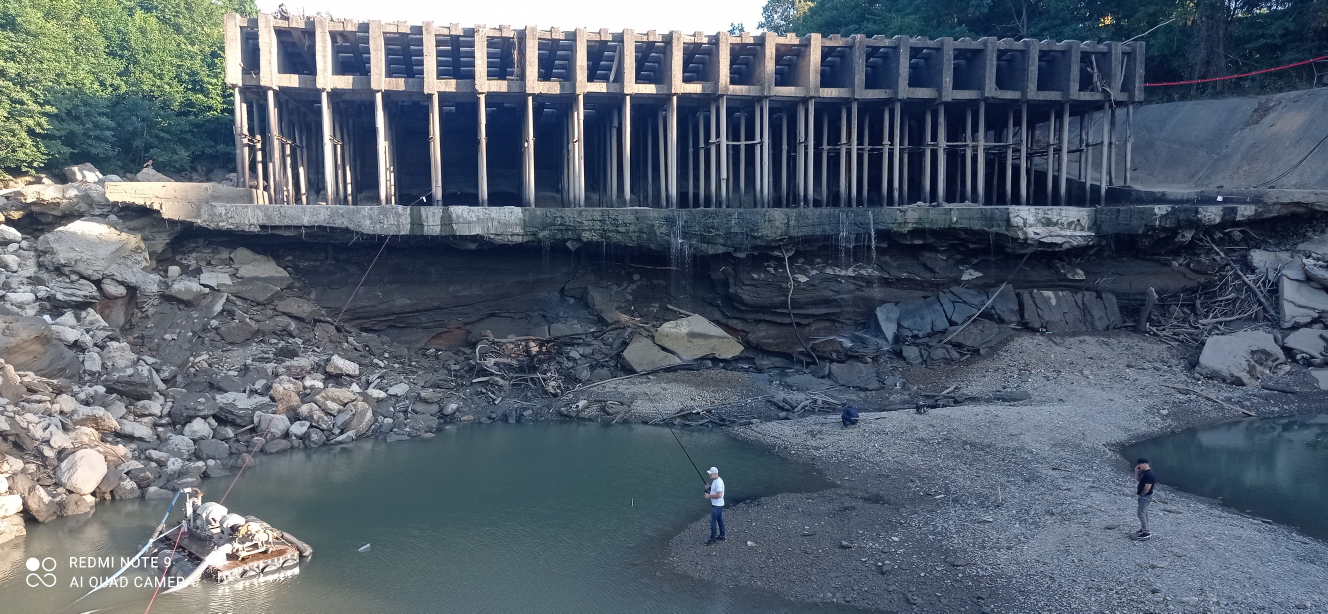
#> input picture img_1.jpg, 3984 x 1840 px, found by its file name (shown at 1/3 size)
$ jupyter execute --allow-errors lr1.ipynb
#> lines starting #> are read from the running program, lines starting #| are printed output that depends on the picture
## Лабораторна робота №1
**Виконав:** Кравцов Дмитро
**Університет:** Одеський національний морський університет
**Спеціальність:** 122 Комп’ютерні науки
**Дисципліна:** Надійність та безпека інформаційних систем

### Опис роботи
Мета цієї лабораторної роботи полягає у вивченні стійкості матричних розкладів (сингулярного та спектрального) до впливу різних типів шумів. У процесі роботи було виконано аналіз цифрових зображень шляхом їх перетворення на матриці, додавання збурень та розкладання на компоненти. Отримані результати дозволили дослідити стійкість сингулярних чисел і векторів, а також оцінити вплив збурень на основні характеристики даних. Такий підхід є важливим для розуміння роботи інформаційних систем в умовах зовнішніх впливів та шумів.

[cell 1]
import cv2
import numpy as np
import matplotlib.pyplot as plt

# Завантажуємо зображення
image = cv2.imread("img_2.jpg")
#> (the rest of this cell did not finish here and is left out)

[cell 2]
# Встановлюємо розмір блоку
N = 400

# Визначаємо центр зображення
#> (the rest of this cell did not finish here and is left out)

#> (a cell that did not finish here is left out)

[cell 4]
import numpy as np

# Виконуємо сингулярне розкладання матриці A
#> (the rest of this cell did not finish here and is left out)

[cell 5]
# Функція для додавання гауссівського шуму
# [12 lines left out: function add_gaussian_noise, not called in this run]

# Додаємо гауссівський шум до центрального блоку
#> (the rest of this cell did not finish here and is left out)

#> (a cell that did not finish here is left out)

# Пояснення графіків

### Перший графік (збурення сингулярних чисел)
Графік демонструє, що сингулярні числа стійкі до шуму. Лише перше сингулярне число має значне збурення, оскільки воно містить основну інформацію про матрицю. Інші числа майже не змінюються, що підтверджує їх нечутливість до збурень.

### Другий графік (збурення сингулярних векторів)
На графіку видно, що сингулярні вектори більш чутливі до шуму. Найменші зміни спостерігаються у векторів, що відповідають найбільшим сингулярним числам, а найбільші збурення – у векторів, пов’язаних з меншими сингулярними числами.

### Висновок
Сингулярні числа є нечутливими до шуму, тоді як сингулярні вектори демонструють чутливість, яка зменшується зі збільшенням значень сингулярних чисел.

[cell 7]
# Функция для обчислення відокремленості сингулярного числа (SVD gap)
# [13 lines left out: function svd_gap, not called in this run]

# Обчислюємо відокремленість для всіх сингулярних чисел
#> (the rest of this cell did not finish here and is left out)

#> (a cell that did not finish here is left out)

# Пояснення до результатів

### Що робить код:
1. **Обчислення норми різниці:**
   - Для кожного сингулярного вектора \( U(:, i) \) обчислюється норма різниці між оригінальним та зашумленим векторами.
   - Це дозволяє кількісно оцінити, наскільки вектор змінився під дією шуму.

2. **Обчислення кутів повороту:**
   - Використовується косинусне відношення для визначення кута між оригінальним і зашумленим векторами.
   - Кут повороту демонструє, наскільки змінилася орієнтація вектора.

3. **Найчутливіші та найменш чутливі вектори:**
   - Найменш чутливий вектор визначається як вектор із мінімальною нормою збурення.
   - Найбільш чутливий вектор має максимальну норму збурення.

4. **Графіки:**
   - Перший графік показує норму збурення для кожного вектора.
   - Другий графік демонструє кут повороту для кожного вектора.

### Інтерпретація:
- Вектори, пов’язані з більшими сингулярними числами, менш чутливі до збурень, оскільки вони мають вищу "відокремленість".
- Вектори, пов’язані з меншими сингулярними числами, демонструють більшу чутливість до шуму, що робить їх більш схильними до змін.

#> (a cell that did not finish here is left out)

### Аналіз графіка

1. **Теоретична чутливість (синя лінія):**
   - Зменшується зі збільшенням номера вектора.
   - Вектори з більшими сингулярними числами (менші індекси) менш чутливі до шуму.

2. **Практична чутливість (червона лінія):**
   - Загальний тренд збігається з теоретичним.
   - Помітні локальні коливання, ймовірно спричинені специфікою шуму або зображення.

3. **Висновок:**
   - Графік підтверджує, що чутливість векторів обернено пропорційна до відокремленості сингулярного числа.
   - Розбіжності на великих індексах можуть вимагати уточнення параметрів експерименту.

[cell 10]
import matplotlib.pyplot as plt
import numpy as np

# Відокремленість сингулярних чисел (SVD gap)
# [7 lines left out: function svd_gap, not called in this run]

# Обчислення відокремленостей для сингулярних чисел
#> (the rest of this cell did not finish here and is left out)

### Аналіз трьох графіків

1. **Графік залежності збурення сингулярних векторів від їх номера (жовтий графік)**:
   - Графік демонструє, як змінюються сингулярні вектори після внесення збурення.
   - Вектори з низькими номерами мають більшу стабільність до збурень, особливо у діапазоні 0-50. Зі збільшенням номера спостерігається хаотичне підвищення чутливості.
   - Це відповідає теоретичним уявленням, оскільки сингулярні числа з меншою відокремленістю більш схильні до впливу збурень.

2. **Графік залежності відокремленості сингулярних чисел від їх номера (синій графік)**:
   - Відокремленість сингулярних чисел різко падає після першого числа, що є очікуваним результатом.
   - Це свідчить про те, що більші сингулярні числа більш чітко відокремлені, а менші числа мають значно слабкішу відокремленість, що робить їх чутливими до збурень.

3. **Графік залежності збурення сингулярних векторів від відокремленості (зелений графік)**:
   - Графік підтверджує обернену залежність між відокремленістю сингулярного числа та чутливістю відповідного сингулярного вектора до збурення.
   - Вектори, що відповідають більш відокремленим числам, демонструють меншу чутливість.
   - Це підтверджує правильність формул (1.7) і (1.8), а також очікування щодо стійкості перших сингулярних векторів.

### Висновок:
Графіки чітко демонструють, що сингулярні вектори з вищою відокремленістю їхніх чисел є менш чутливими до збурень, що узгоджується з теоретичними очікуваннями. Подібний аналіз можна використовувати для прогнозування стабільності системи або оцінки ефективності методів захисту від шумів.

[cell 11]
import numpy as np
import matplotlib.pyplot as plt


# Додаємо другий рівень шуму (нова збурена дія)
d2 = 0.005  # Дисперсія другого шуму
#> (the rest of this cell did not finish here and is left out)

[cell 12]
import os
import cv2
import numpy as np
import matplotlib.pyplot as plt

# Імена файлів
file_names = [
    "img_1.jpg", "img_2.jpg", "img_3.jpg", "img_4.jpg", "img_5.jpg",
    "img_6.jpg", "img_7.jpg", "img_8.jpg", "img_9.jpg"
]

# Параметри
N = 400  # Розмір блоку
new_noise_std = 0.1  # Стандартне відхилення шуму

# Ініціалізуємо масиви для збереження результатів
average_singular_value_changes = None
average_vector_sensitivity = None

# Проходимо по кожному зображенню
for file_name in file_names:
    # Завантажуємо зображення
    image_path = os.path.join("F://DS//bezpeka_is//", file_name)  # Замініть на ваш шлях
    image = cv2.imread(image_path)
#> image is the input picture: shape (1840, 3984, 3); mean B, G, R 110.3, 97.3, 86.3
    if image is None:
        print(f"Не вдалося завантажити зображення: {file_name}")
        continue

    # Виділяємо центральний блок N x N
    height, width, _ = image.shape
#> height = 1840; width = 3984
    center_y, center_x = height // 2, width // 2
#> center_y = 920; center_x = 1992
    start_y, start_x = center_y - N // 2, center_x - N // 2
#> start_y = 720; start_x = 1792
    green_channel = image[start_y:start_y + N, start_x:start_x + N, 1]
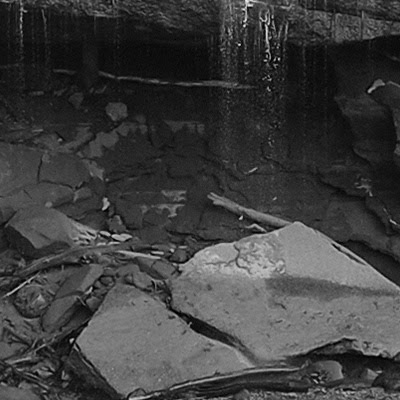
#> green_channel: shape (400, 400); min 0, max 240, mean 62.2
    matrix_A = green_channel.astype(float)

    # Виконуємо сингулярне розкладання
    U, S_original, Vt = np.linalg.svd(matrix_A, full_matrices=False)
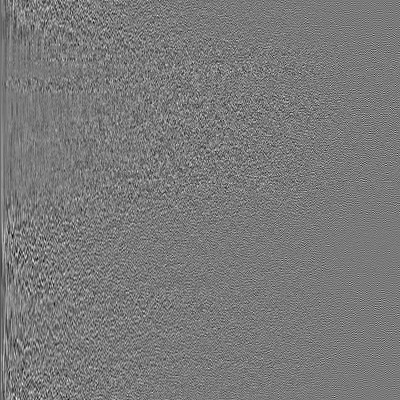
#> U: shape (400, 400) float64; min -0.262, max 0.285, mean -9.34e-05; drawn with min black and max white
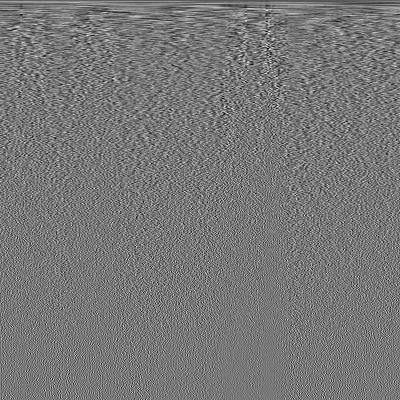
#> Vt: shape (400, 400) float64; min -0.224, max 0.251, mean -0.000114; drawn with min black and max white
#> S_original = 400 values, max 27622.7 at index 0, min 0.0123 at index 399, mean 307.9

    # Генеруємо шум
    noise = np.random.normal(0, new_noise_std, matrix_A.shape)
    noisy_matrix_A = matrix_A + noise

    # Виконуємо сингулярне розкладання для зашумленого зображення
    U_noisy, S_noisy, Vt_noisy = np.linalg.svd(noisy_matrix_A, full_matrices=False)
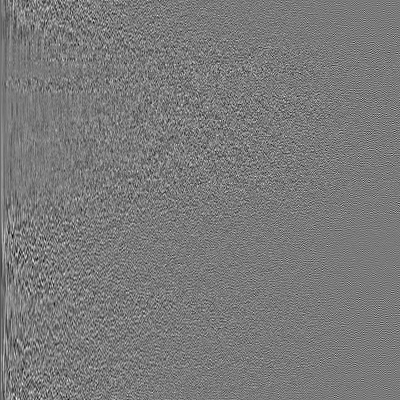
#> U_noisy: shape (400, 400) float64; min -0.263, max 0.285, mean -0.000102; drawn with min black and max white
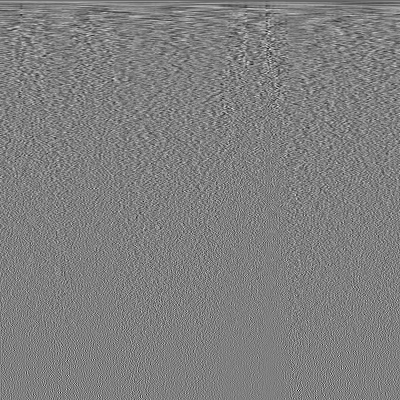
#> Vt_noisy: shape (400, 400) float64; min -0.285, max 0.283, mean -0.000117; drawn with min black and max white
#> S_noisy = 400 values, max 27623 at index 0, min 0.0133 at index 399, mean 307.9

    # Зміна сингулярних чисел
    singular_value_diff = np.abs(S_original - S_noisy)
#> singular_value_diff = 400 values, max 0.345 at index 46, min 6.27e-05 at index 232, mean 0.0834

    # Чутливість векторів
    vector_sensitivity = np.array([
        np.linalg.norm(U[:, j] - U_noisy[:, j])
        for j in range(U.shape[1])
    ])
#> vector_sensitivity = 400 values, max 2 at index 101, min 7.12e-05 at index 0, mean 0.517

    # Агрегуємо результати
    if average_singular_value_changes is None:
        average_singular_value_changes = singular_value_diff
#> average_singular_value_changes has the same summary as singular_value_diff
        average_vector_sensitivity = vector_sensitivity
#> average_vector_sensitivity has the same summary as vector_sensitivity
#> pass 3 of the loop `for file_name in file_names:`:
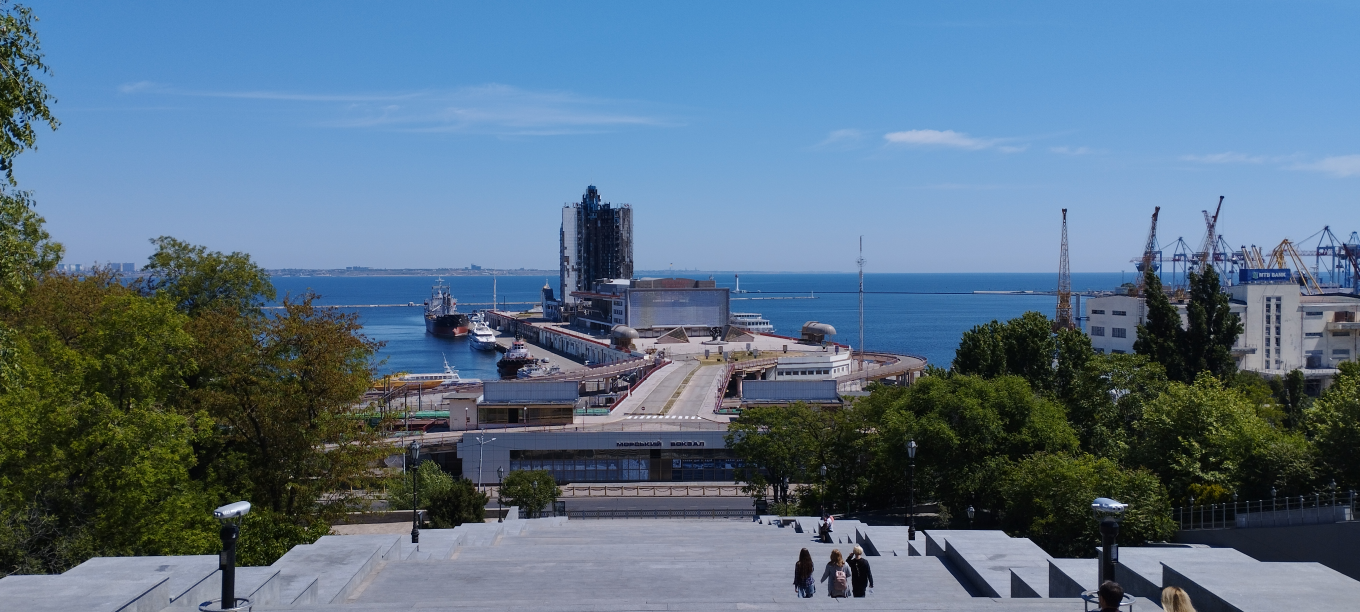
#> input picture img_3.jpg, 4080 x 1836 px, found by its file name (shown at 1/3 size)
#> image is the input picture: shape (1836, 4080, 3); mean B, G, R 135.3, 113.3, 89
#> `U, S_original, Vt = np.linalg.svd(matrix_A, full_matrices=False)`:
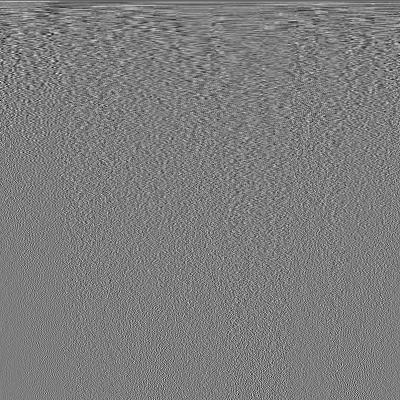
#> Vt: shape (400, 400) float64; min -0.266, max 0.274, mean -0.00011; drawn with min black and max white
#> S_original = 400 values, max 48170.9 at index 0, min 0.0381 at index 399, mean 374.2
#> `U_noisy, S_noisy, Vt_noisy = np.linalg.svd(noisy_matrix_A, full_matric..`:
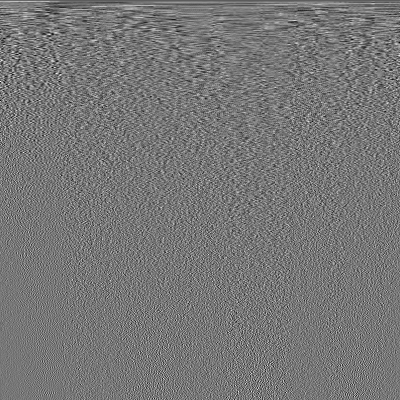
#> Vt_noisy: shape (400, 400) float64; min -0.238, max 0.272, mean -0.000102; drawn with min black and max white
#> S_noisy = 400 values, max 48170.8 at index 0, min 0.0556 at index 399, mean 374.2
#> singular_value_diff = 400 values, max 0.344 at index 32, min 5.6e-05 at index 212, mean 0.0821
#> vector_sensitivity = 400 values, max 2 at index 130, min 3.66e-05 at index 0, mean 1.13
#> `average_singular_value_changes += singular_value_diff`: average_singular_value_changes = 400 values, max 0.471 at index 46, min 0.00717 at index 278, mean 0.165
#> `average_vector_sensitivity += vector_sensitivity`: average_vector_sensitivity = 400 values, max 4 at index 149, min 0.000108 at index 0, mean 1.64
#> the loop made 9 passes; the first 3 are shown
    else:
        average_singular_value_changes += singular_value_diff
        average_vector_sensitivity += vector_sensitivity

# Розраховуємо середні значення
average_singular_value_changes /= len(file_names)
average_vector_sensitivity /= len(file_names)

# Побудова графіка середньої зміни сингулярних чисел
plt.figure(figsize=(10, 6))
plt.plot(range(1, len(average_singular_value_changes) + 1), average_singular_value_changes, marker='o', color='blue')
plt.title("Середня зміна сингулярних чисел для 9 зображень (центральний блок)")
plt.xlabel("Номер сингулярного числа")
plt.ylabel("Середня зміна")
plt.grid(True)
plt.show()
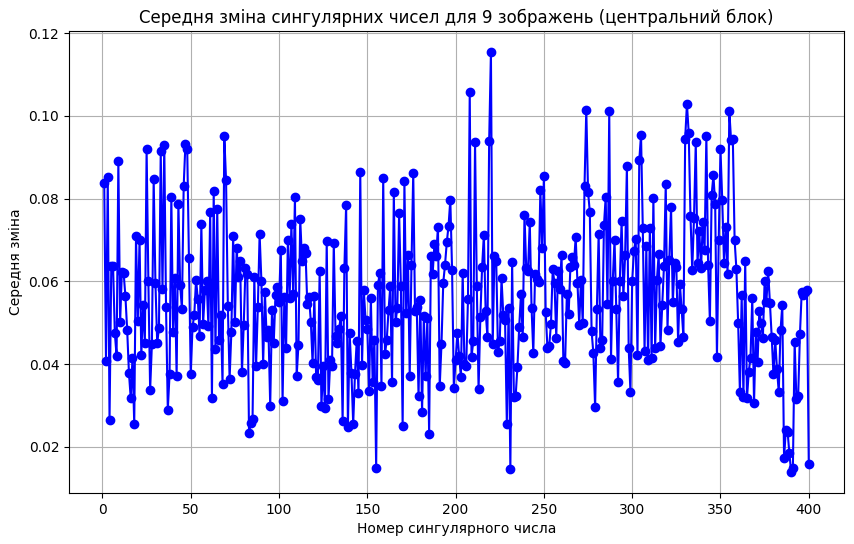
#> figure drawn by matplotlib, 1 panel; curve peaks at x = 220, y = 0.115

# Побудова графіка середньої чутливості сингулярних векторів
plt.figure(figsize=(10, 6))
plt.plot(range(1, len(average_vector_sensitivity) + 1), average_vector_sensitivity, marker='o', color='red')
plt.title("Середня чутливість сингулярних векторів для 9 зображень (центральний блок)")
plt.xlabel("Номер вектора")
plt.ylabel("Середня чутливість")
plt.grid(True)
plt.show()
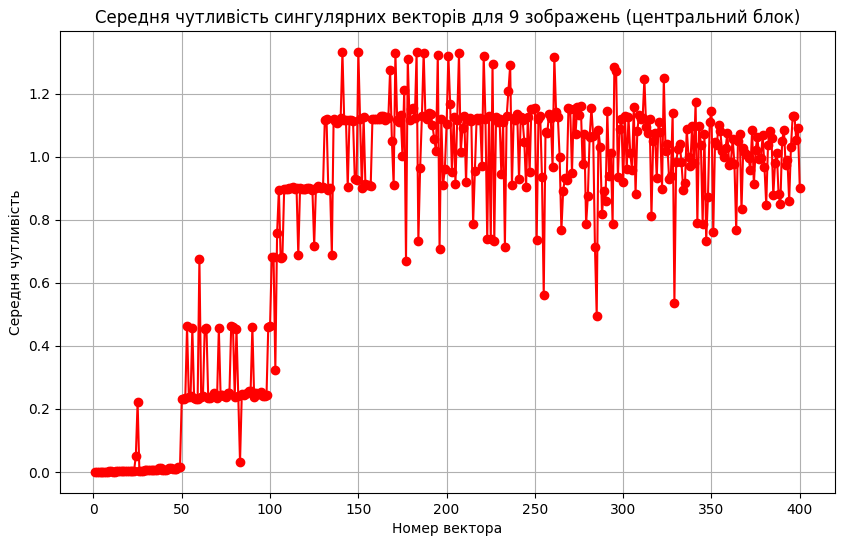
#> figure drawn by matplotlib, 1 panel; curve peaks at x = 150, y = 1.33
